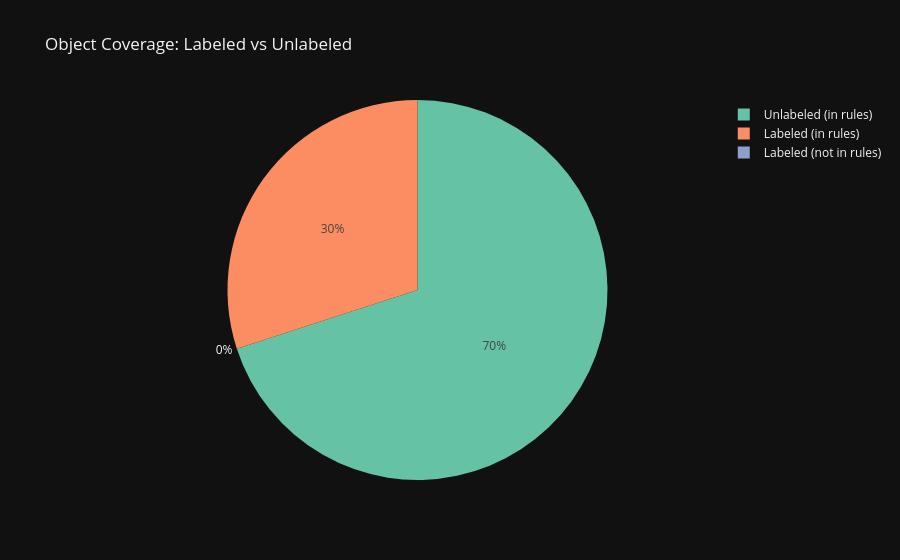

Notebook code for this chart:
### Markdown cell above
### 1.3 Labeled vs Unlabeled Objects

### Code cell
labeled_ids   = set(tags['obj_id'])
all_obj_ids   = set(all_objs)
unlabeled_ids = all_obj_ids - labeled_ids
only_in_tags  = labeled_ids - all_obj_ids   # labeled but never appear in rules / not in edge

print(f"Objects in rules             : {len(all_obj_ids)}")
print(f"Labeled objects              : {len(labeled_ids)}")
print(f"Unlabeled objects in rules   : {len(unlabeled_ids)}")
print(f"Labeled objects NOT in rules : {len(only_in_tags)}  ← no graph signal available")
print(f"Label coverage               : {len(labeled_ids & all_obj_ids) / len(all_obj_ids):.1%}")

fig = px.pie(
    names=['Labeled (in rules)', 'Unlabeled (in rules)', 'Labeled (not in rules)'],
    values=[
        len(labeled_ids & all_obj_ids),
        len(unlabeled_ids),
        len(only_in_tags),
    ],
    title='Object Coverage: Labeled vs Unlabeled',
    color_discrete_sequence=px.colors.qualitative.Set2,
)
fig.show()

### Figure 1 — Plotly figure (JSON) as saved in the notebook; plotly's stock layout.template omitted (floating-point values rounded to 4 significant figures)
{"data": [{"domain": {"x": [0.0, 1.0], "y": [0.0, 1.0]}, "hovertemplate": "label=%{label}<br>value=%{value}<extra></extra>", "labels": ["Labeled (in rules)", "Unlabeled (in rules)", "Labeled (not in rules)"], "legendgroup": "", "name": "", "showlegend": true, "values": [3000, 7000, 0], "type": "pie"}], "layout": {"legend": {"tracegroupgap": 0}, "title": {"text": "Object Coverage: Labeled vs Unlabeled"}, "piecolorway": ["rgb(102,194,165)", "rgb(252,141,98)", "rgb(141,160,203)", "rgb(231,138,195)", "rgb(166,216,84)", "rgb(255,217,47)", "rgb(229,196,148)", "rgb(179,179,179)"]}}
